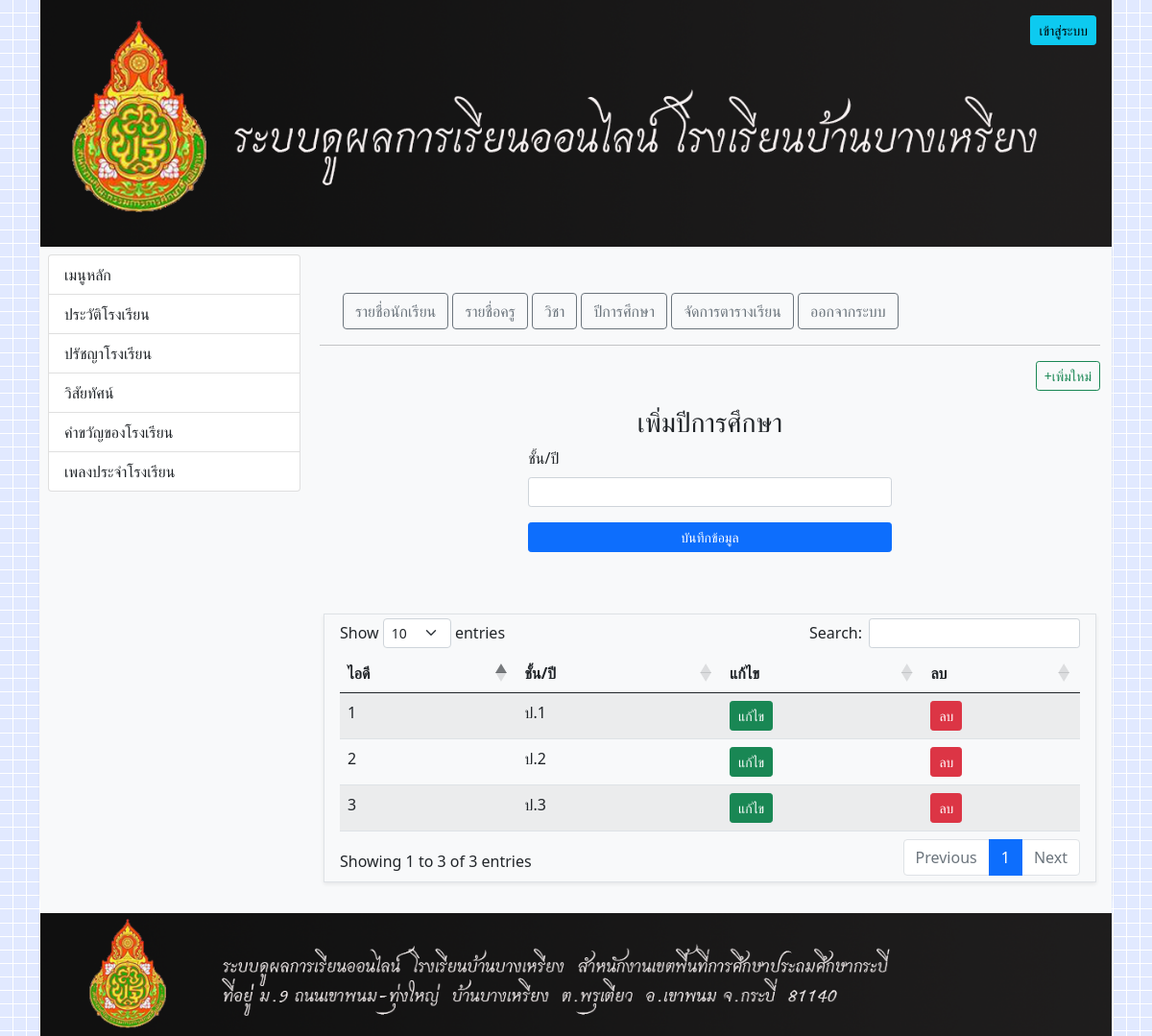
The page /?op=admin-add-yearclass (signed in) on the database its author committed.
### tables this page shows
CREATE TABLE `yearclass` (
  `id` int(11) NOT NULL,
  `yearClassName` varchar(10) NOT NULL,
  `status` int(11) NOT NULL DEFAULT '0'
);

### index.php (called while the page is built, shortened)
<?php
include_once('Connections/DataBcon.php');
include_once('layout/layout.php');

### actionclass/admin.yearclass.action.class.php (called while the page is built, shortened)
<?php
class adminAddYearclassClass extends db_connect {
    static public function getDataAll(){
        $sql = "SELECT * FROM yearclass WHERE status = ?";
        $data = array(0);
        return self::getExecute($sql, $data);
    }
}

### Connections/DataBcon.php (called while the page is built, shortened)
<?php
class db_connect {
    static private function conn(){
        $servername = "localhost";
        $username = "root";
        $password = "123456789";
        $db = 'schoolbang';
        $conn = new PDO("mysql:host=$servername;dbname=$db", $username, $password, array(PDO::MYSQL_ATTR_INIT_COMMAND => 'SET NAMES \'UTF8\''));
        $conn->setAttribute(PDO::ATTR_ERRMODE, PDO::ERRMODE_EXCEPTION);
        return $conn;
    }
    static public function getExecute($sql, $data){
        $sth = self::conn()->prepare($sql);
        $sth->execute($data);
        return $sth->fetchAll(PDO::FETCH_ASSOC);
    }
}

### component/admin.add.yearclass.php (the view, shortened to what this page needs)
<?php
$yearClassName = null;
$resData = adminAddYearclassClass::getDataAll();
?>
<div class="text-end">
    <a href="?op=admin-add-yearclass" class="btn btn-sm btn-outline-success">+เพิ่มใหม่</a>
</div>
<div class="container p-3">
    <div class="text-center">
        <h3>เพิ่มปีการศึกษา</h3>
    </div>
    <div class="row justify-content-center">
        <div class="col-6">
            <form action="" method="post">
                <div class="mb-3">
                    <label class="form-label">ชั้น/ปี</label>
                    <input type="text" required name="yearClassName" class="form-control form-control-sm" value="<?php echo $yearClassName ?>">
                </div>
                <div class="mb-3">
                    <button name="btnSave" class="btn btn-primary btn-sm w-100" type="submit">บันทึกข้อมูล</button>
                </div>
            </form>
        </div>
    </div>
    <div class="row border shadow-sm mt-5 p-1">
        <table id="example" class="table table-striped" style="width:100%">
            <thead>
                <tr>
                    <th>ไอดี</th>
                    <th>ชั้น/ปี</th>
                    <th>แก้ไข</th>
                    <th>ลบ</th>
                </tr>
            </thead>
            <tbody>
                <?php foreach ($resData as $item) : ?>
                    <tr>
                        <td><?php echo $item['id'] ?></td>
                        <td><?php echo $item['yearClassName'] ?></td>
                        <td>
                            <a href="?op=admin-add-yearclass&id=<?php echo $item['id'] ?>" class="btn btn-sm btn-success">แก้ไข</a>
                        </td>
                        <td>
                            <a href="?op=admin-add-yearclass&did=<?php echo $item['id'] ?>" onclick="if(!confirm('ฉันต้องการลบรายการนี้!')) return false" class="btn btn-sm btn-danger">ลบ</a>
                        </td>
                    </tr>
                <?php endforeach; ?>
            </tbody>
        </table>
    </div>
</div>

### rows shown on the page
yearclass: id "1", yearClassName "ป.1"
yearclass: id "2", yearClassName "ป.2"
yearclass: id "3", yearClassName "ป.3"
